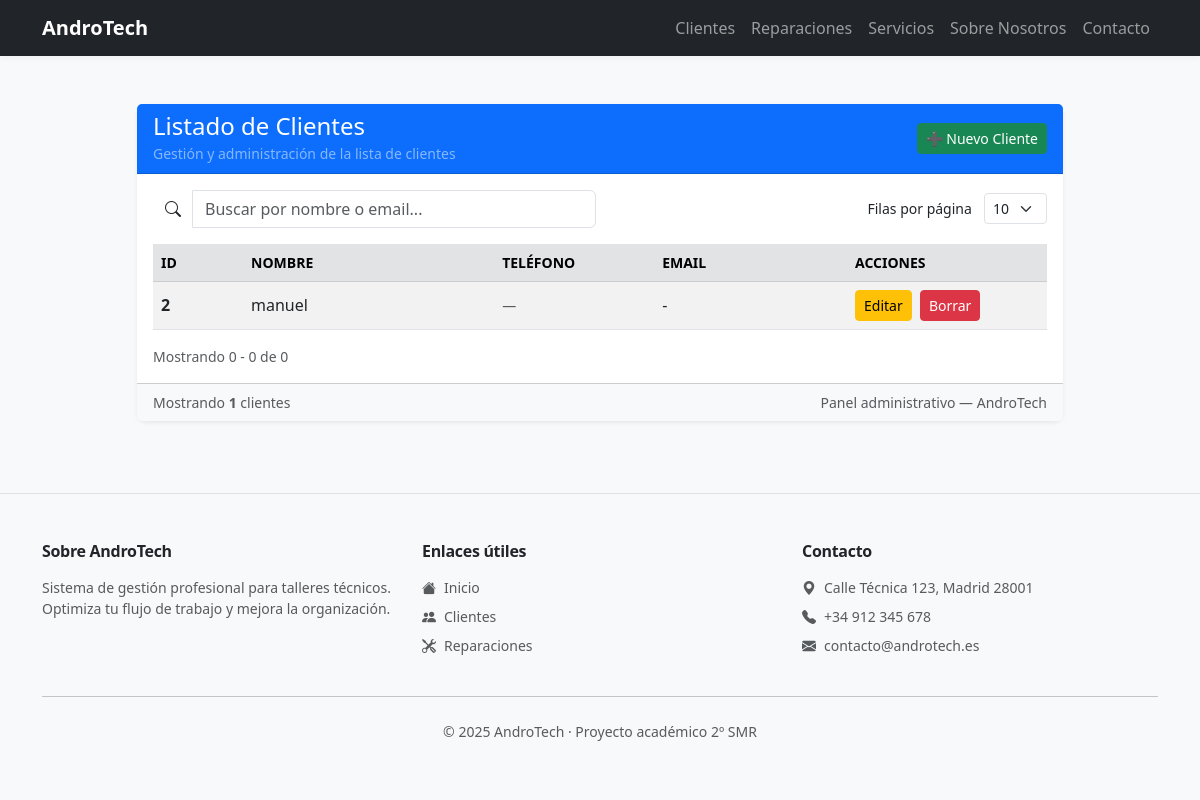
Before: /clientes with the older database file.
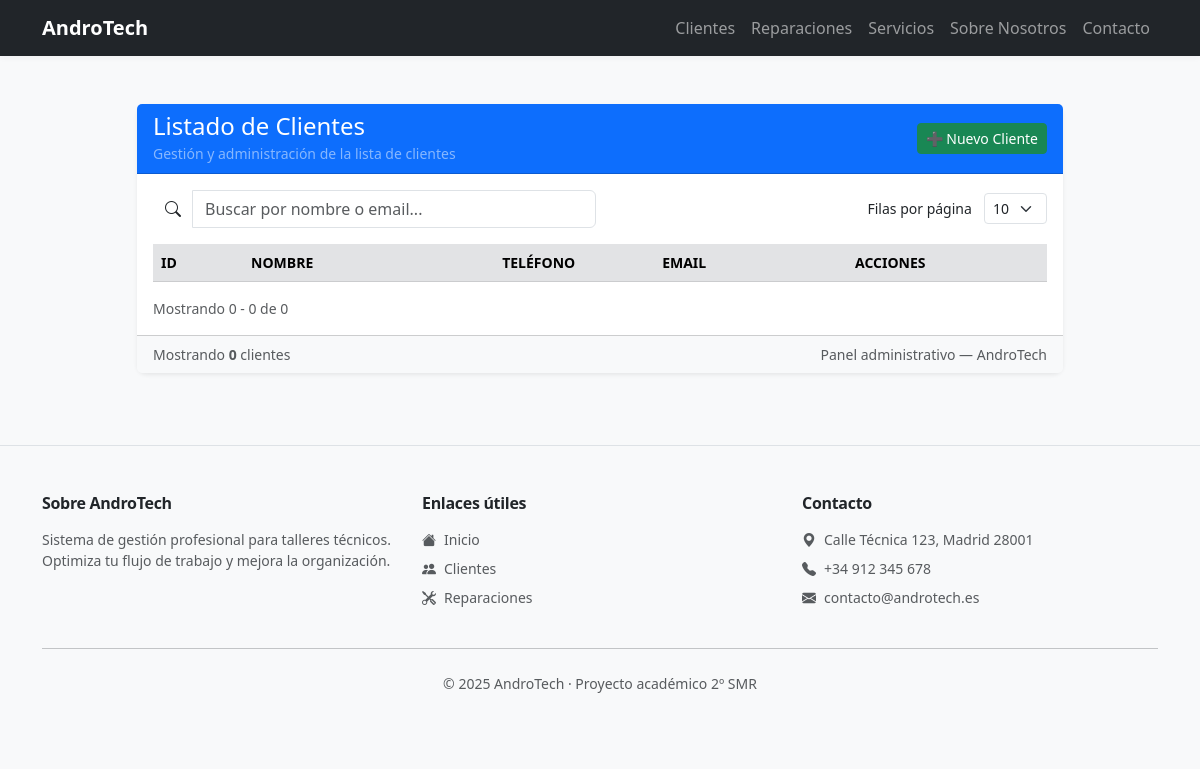
After: the same page with the newer database file.
### tables this page shows
CREATE TABLE clientes (
    id INTEGER PRIMARY KEY AUTOINCREMENT,
    nombre TEXT NOT NULL,
    telefono TEXT,
    email TEXT,
    direccion TEXT
);

### app.py (the view)
@app.route("/clientes")
def clientes():
    conn = get_db()
    clientes = conn.execute("SELECT * FROM clientes").fetchall()
    conn.close()
    return render_template("clientes.html", clientes=clientes)

### app.py (called while the page is built)
def get_db():
    conn = sqlite3.connect("database/andro_tech.db")
    conn.row_factory = sqlite3.Row
    return conn

### templates/clientes.html (shortened to what this page needs)
{% extends "base.html" %}
{% block content %}
<div class="row justify-content-center py-4">
    <div class="col-xl-10 col-lg-11 col-md-12">
        <div class="card shadow-sm border-0">
            <div class="card-header bg-primary text-white d-flex align-items-center justify-content-between">
                <div>
                    <h4 class="mb-0">Listado de Clientes</h4>
                    <small class="text-white-50">Gestión y administración de la lista de clientes</small>
                </div>
                <div class="text-end">
                    <a href="/clientes/nuevo" class="btn btn-success btn-sm">➕ Nuevo Cliente</a>
                </div>
            </div>
            <div class="card-body">
                <div class="row mb-3 g-2 align-items-center">
                    <div class="col-md-6">
                        <div class="input-group">
                            <span class="input-group-text bg-white border-0"><i class="bi bi-search"></i></span>
                            <input id="clientes-search" type="search" class="form-control" placeholder="Buscar por nombre o email...">
                        </div>
                    </div>
                    <div class="col-md-3 ms-auto text-md-end">
                        <label for="perPage" class="form-label small mb-0 me-2">Filas por página</label>
                        <select id="perPage" class="form-select form-select-sm d-inline-block" style="width:auto;">
                            <option value="10" selected>10</option>
                        </select>
                    </div>
                </div>
                <div class="table-responsive" id="clientes-table-wrap">
                    <table id="clientes-table" class="table table-striped table-hover align-middle mb-0">
                        <thead class="table-secondary small text-uppercase text-secondary">
                        <tr>
                            <th style="width:90px;">ID</th>
                            <th>Nombre</th>
                            <th style="width:160px;">Teléfono</th>
                            <th>Email</th>
                            <th style="width:200px;">Acciones</th>
                        </tr>
                        </thead>
                        <tbody>
                        {% for c in clientes %}
                        <tr>
                            <td class="fw-semibold">{{ c.id }}</td>
                            <td>{{ c.nombre }}</td>
                            <td>
                                {% if c.telefono %}
                                    <span class="text-muted">{{ c.telefono }}</span>
                                {% else %}
                                    <span class="text-muted small">—</span>
                                {% endif %}
                            </td>
                            <td>{{ c.email if c.email else '-' }}</td>
                            <td>
                                <a href="/clientes/editar/{{ c.id }}" class="btn btn-warning btn-sm me-1">Editar</a>
                                <a href="/clientes/borrar/{{ c.id }}" class="btn btn-danger btn-sm"
                                   onclick="return confirm('¿Seguro que deseas borrar este cliente?');">Borrar</a>
                            </td>
                        </tr>
                        {% endfor %}
                        </tbody>
                    </table>
                </div>
                <div class="d-flex justify-content-between align-items-center mt-3">
                    <div class="text-muted small" id="clientes-info">Mostrando 0 - 0 de 0</div>
                </div>
            </div>
            <div class="card-footer bg-light small text-muted d-flex justify-content-between align-items-center">
                <div>Mostrando <strong>{{ clientes|length }}</strong> clientes</div>
                <div>Panel administrativo — AndroTech</div>
            </div>
        </div>
    </div>
</div>
{% endblock %}

### templates/base.html (shortened to what this page needs)
<!DOCTYPE html>
<html lang="es">
<head>
    <link
        href="https://cdn.jsdelivr.net/npm/bootstrap@5.3.0/dist/css/bootstrap.min.css"
        rel="stylesheet">
        <link rel="stylesheet" href="{{ url_for('static', filename='css/style.css') }}">
        <link rel="stylesheet"
            href="https://cdn.jsdelivr.net/npm/bootstrap-icons@1.11.1/font/bootstrap-icons.css">
</head>
<body class="bg-light">
<nav class="navbar navbar-expand-lg navbar-dark bg-dark mb-4">
    <div class="container">
        <a class="navbar-brand fw-bold" href="/">AndroTech</a>
        <div class="collapse navbar-collapse" id="navbarContent">
            <ul class="navbar-nav ms-auto">
                <li class="nav-item">
                    <a class="nav-link" href="/clientes">Clientes</a>
                </li>
                <li class="nav-item">
                    <a class="nav-link" href="/reparaciones">Reparaciones</a>
                </li>
                <li class="nav-item">
                    <a class="nav-link" href="/servicios">Servicios</a>
                </li>
                <li class="nav-item">
                    <a class="nav-link" href="/sobre">Sobre Nosotros</a>
                </li>
                <li class="nav-item">
                    <a class="nav-link" href="/contacto">Contacto</a>
                </li>
            </ul>
        </div>
    </div>
</nav>
<div class="container">
    {% block content %}{% endblock %}
</div>
<footer class="bg-light border-top mt-5 py-5">
    <div class="container">
        <div class="row g-4 mb-4">
            <div class="col-md-4 footer-col">
                <h6 class="fw-bold mb-3">Sobre AndroTech</h6>
                <p class="text-muted small">Sistema de gestión profesional para talleres técnicos. Optimiza tu flujo de trabajo y mejora la organización.</p>
            </div>
            <div class="col-md-4 footer-col">
                <h6 class="fw-bold mb-3">Enlaces útiles</h6>
                <ul class="list-unstyled small">
                    <li class="mb-2"><a href="/" class="text-decoration-none text-muted"><i class="bi bi-house-fill me-2"></i>Inicio</a></li>
                    <li class="mb-2"><a href="/clientes" class="text-decoration-none text-muted"><i class="bi bi-people-fill me-2"></i>Clientes</a></li>
                    <li class="mb-2"><a href="/reparaciones" class="text-decoration-none text-muted"><i class="bi bi-tools me-2"></i>Reparaciones</a></li>
                </ul>
            </div>
            <div class="col-md-4 footer-col">
                <h6 class="fw-bold mb-3">Contacto</h6>
                <ul class="list-unstyled small text-muted">
                    <li class="mb-2"><i class="bi bi-geo-alt-fill me-2"></i>Calle Técnica 123, Madrid 28001</li>
                    <li class="mb-2"><i class="bi bi-telephone-fill me-2"></i>+34 912 345 678</li>
                    <li class="mb-2"><i class="bi bi-envelope-fill me-2"></i>contacto@androtech.es</li>
                </ul>
            </div>
        </div>
        <hr class="my-4">
        <div class="row">
            <div class="col-12 text-center">
                <p class="text-muted small mb-0">&copy; <span id="footer-year"></span> AndroTech · Proyecto académico 2º SMR</p>
            </div>
        </div>
    </div>
</footer>
</body>
</html>

### static/css/style.css (style rules this page uses)
:root { --primary: #0d6efd; --primary-600: #0b5ed7; --success: #198754; --muted: #6c757d; --bg-light: #f8f9fa; --surface: #ffffff; --soft-shadow: rgba(33,37,41,0.06); --deep-shadow: rgba(33,37,41,0.12); --text-dark: #212529; --radius: 0.6rem; --kpi-gradient: linear-gradient(135deg, rgba(13,110,253,0.06), rgba(25,135,84,0.03)); }
body { animation: fadeInGlobal .45s ease both; background-color: var(--bg-light); color: var(--text-dark); -webkit-font-smoothing:antialiased; -moz-osx-font-smoothing:grayscale; }
.card { border-radius: var(--radius); }
.card.shadow-sm { box-shadow: 0 6px 18px var(--soft-shadow); }
.btn { transition: box-shadow .18s ease, transform .12s ease, filter .12s ease; }
.navbar { transition: box-shadow .25s ease, background-color .25s ease; }
.navbar { box-shadow: 0 2px 6px rgba(33,37,41,0.04); }
.bi { transition: transform .18s ease, opacity .18s ease; will-change: transform; }
.table thead.table-secondary { background: rgba(0,0,0,0.03); }
footer { background-color: var(--bg-light); }
footer h6 { color: var(--text-dark); letter-spacing: -0.3px; }
footer a { transition: color .18s ease; }
.footer-col { transition: transform .18s ease; }

Changed rows visible on the page:
removed clientes: id "2", nombre "manuel", email "-"
Other visible differences:
{{ clientes|length }}: "1" → "0"
